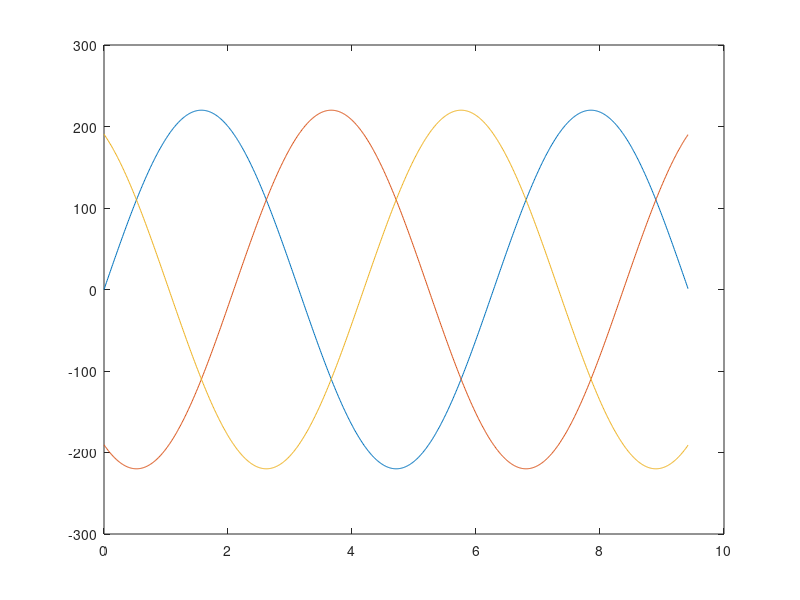

This chart was generated by the following MATLAB code: (Note: this script raises an error after producing the figure.)
wt=0:0.01:3*pi;
va=220*sin(wt);
vb=220*sin((wt)-((2*pi)/3));
vc=220*sin((wt)+((2*pi)/3));
plot(wt,va)
hold on
plot(wt,vb)
hold on
plot(wt,vc)

[up,lo] = envelope(va);
figure(2)
plot(wt,va)
hold on
plot(wt,up,wt,lo,'linewidth',1.5)
legend('va','up','lo')
hold off

figure(3)
plot (Ic(:,1),Ic(:,2),'k-')

figure(4)
[up,lo] = envelope(Ic(:,2));

plot(Ic(:,1),Ic(:,2),'k-')
hold on
plot(Ic(:,1),up,Ic(:,1),lo,'linewidth',1.5)
legend('Ic','up','lo')
hold off